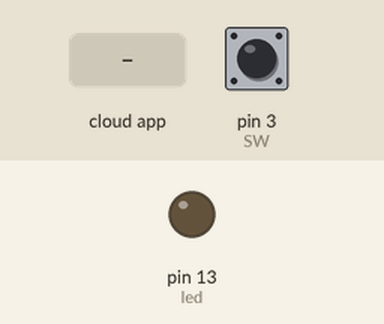
This sketch was run on a simulated Arduino Uno, built with avr-gcc and run on an emulated ATmega328P. Shown: output pins drawn as LEDs (lit = HIGH). Inputs (shaded band) come from the test bench; at power-on: pin 3 (SW) HIGH. The ROS host is connected and sends only what is stated.

Above: at 1.2 s.
1.3 s: the phone or cloud app sets Topic_led to 45
At 2.5 s:
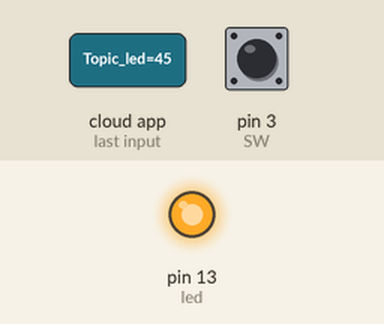
2.8 s: the phone or cloud app sets Topic_led to 0
At 3.8 s:
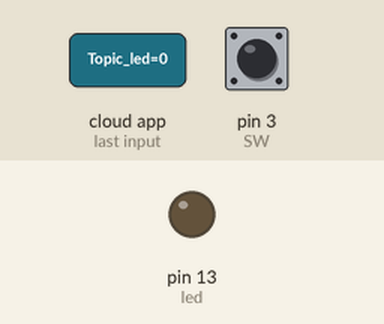
4.3 s: the phone or cloud app sets Topic_led to 90
At 5.0 s:
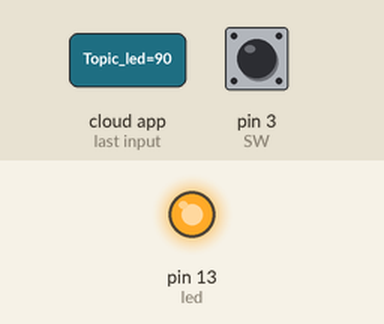
Timing chart, 0 to 7.3 s (numbered marks = the images above; inputs shaded):
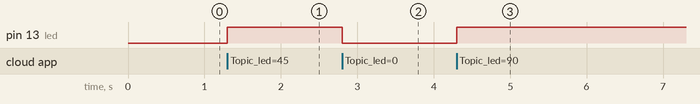

Measured:
- after the input at 1.3 s, pin 13 (led): LOW → HIGH at once
- after the input at 2.8 s, pin 13 (led): HIGH → LOW at once
- after the input at 4.3 s, pin 13 (led): LOW → HIGH at once

The sketch:

HMros_ledBT.ino
```cpp
#include <ros.h>
#include <std_msgs/Int16.h>

ros::NodeHandle  nh;
std_msgs::Int16 sensorData;

///pub sup
ros::Publisher pub ("Topic_led", &sensorData);

//สร้ างตัวแปร cmd_msg มารั บ std_msgs
void control_LED( const std_msgs::Int16& cmd_msg){
  int value = cmd_msg.data;
  //int sensor = digitalRead(3);
  digitalWrite(13, value );   // blink the led
  //digitalWrite(13, sensor);   // blink the led BT
}
ros::Subscriber<std_msgs::Int16> sub("Topic_led", &control_LED );


void setup()
{
  pinMode(13, OUTPUT); ///led
  pinMode(3, INPUT);  //SW
  nh.initNode();
  nh.subscribe(sub); ///สำคัญ
  nh.advertise(pub);
}

void loop()
{
  sensorData.data = digitalRead(3);
  pub.publish(&sensorData);
  nh.spinOnce();
  delay(1);
}
```
